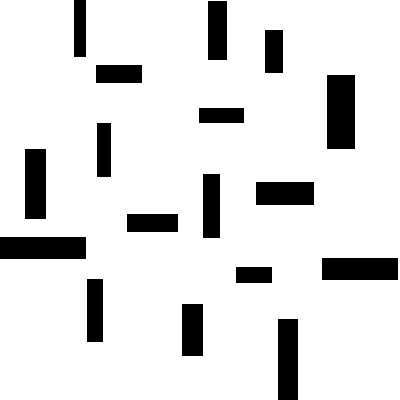
#> input picture map_test.png, 400 x 400 px, found by its file name
$ python 'code .py'
#> lines starting #> are read from the running program, lines starting #| are printed output that depends on the picture; after the words box and inside, x2 and y2 are one past the last pixel; in counts of white or black regions, pixels touching at a corner belong together

import ompl.base as ob
import ompl.geometric as og
import math
import matplotlib.pyplot as plt
import numpy as np
from PIL import Image

# Step 1: Define the Euclidean heuristic function
def euclidean_heuristic(node1, node2):
    """Compute Euclidean distance between two nodes."""
    return math.sqrt((node1[0] - node2[0])**2 + (node1[1] - node2[1])**2)

# Step 2: Load the map image and prepare for state validity checking
def load_map(filepath):
    """Load a map image and convert it into an occupancy grid."""
#> called with filepath = '/home/salmaaldhanhani/ompl/map_test.png'
    img = Image.open(filepath).convert('L')  # Convert to grayscale
#> img: PIL image 400x400 L; 87.8% white; 17 black regions, largest, box (x1, y1, x2, y2) and area: (327, 75, 355, 149) 2072, (0, 237, 86, 259) 1892, (322, 258, 398, 280) 1672
    img = img.resize((100, 100))  # Resize the map for faster processing
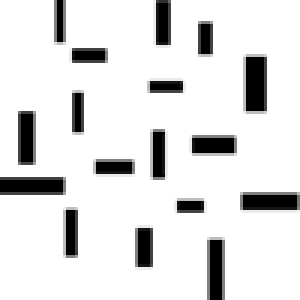
#> img: PIL image 100x100 L (shown 3 times larger); min 0, max 255, mean 223.8
    map_array = np.array(img)
    # Normalize values: 0 (black) as obstacles, 255 (white) as free space
    map_array = np.where(map_array < 128, 0, 1)  # Set a threshold for obstacles
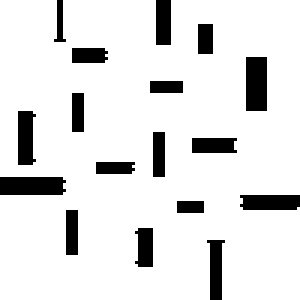
#> map_array: shape (100, 100) int64 (shown 3 times larger); values 0 (black) and 1 (white), 88.2% white; 17 black regions, largest, box (x1, y1, x2, y2) and area: (0, 59, 22, 65) 128, (82, 19, 89, 37) 126, (80, 65, 100, 70) 96
    return map_array

def isStateValid(state, map_array):
    """Check if the given state is in a free space based on the map."""
    x = int(state[0] * (map_array.shape[1] - 1))  # Scale state to image size
    y = int(state[1] * (map_array.shape[0] - 1))

    # Check if the state is within a valid area (free space)
    return map_array[y, x] == 1

# Step 3: Setting up the 2D environment with BIT*
def plan_2d_with_map():
    # Load the map for obstacle checking
    map_filepath = '/home/salmaaldhanhani/ompl/map_test.png'
    map_array = load_map(map_filepath)

    # Define a 2D space
    space = ob.RealVectorStateSpace(2)

    # Set bounds for the space
    bounds = ob.RealVectorBounds(2)
    bounds.setLow(0)
    bounds.setHigh(1)
    space.setBounds(bounds)

    # Define a simple start and goal state
    start = ob.State(space)
    goal = ob.State(space)
    start[0] = 0.1
    start[1] = 0.1
    goal[0] = 0.9
    goal[1] = 0.9

    # Set up the space information
    space_information = ob.SpaceInformation(space)

    # Define the state validity function using the map
    def state_checker(state):
        return isStateValid(state, map_array)

    space_information.setStateValidityChecker(ob.StateValidityCheckerFn(state_checker))

    # Define the problem with start and goal
    pdef = ob.ProblemDefinition(space_information)
    pdef.setStartAndGoalStates(start, goal)

    # Set up the BIT* planner
    planner = og.BITstar(space_information)
    planner.setProblemDefinition(pdef)
    planner.setup()

    # Try to solve the problem within 1 second
    solved = planner.solve(1.0)

    # Output the result and visualize the path
    if solved:
        print("Solution found in 2D space with map")
        path = pdef.getSolutionPath()
        print(path)

        # Extract the states (nodes) from the path for plotting
        path_states = []
        for state in path.getStates():
            x = state[0]
            y = state[1]
            path_states.append((x, y))

        # Plot the map and the path
        plot_map_with_path(map_array, path_states)
    else:
        print("No solution found in 2D space with map")

# Step 4: Visualization function to plot map and path
def plot_map_with_path(map_array, path_states):
    """Plot the map and overlay the found path."""
    plt.imshow(map_array, cmap='gray', origin='lower')

    # Unzip the path states into X and Y for plotting
    x_vals, y_vals = zip(*path_states)

    # Scale the values to fit the map size
    x_vals = [x * map_array.shape[1] for x in x_vals]
    y_vals = [y * map_array.shape[0] for y in y_vals]

    # Plot the path
    plt.plot(x_vals, y_vals, marker='o', color='red', linewidth=2, markersize=5)
    plt.title("BIT* Path on Map")
    plt.show()

# Step 5: Main function to run the planner
if __name__ == "__main__":
    print("Running BIT* in 2D with Map...")
    plan_2d_with_map()
#> (the call stopped at in plan_2d_with_map, `space = ob.RealVectorStateSpace(2)`: ompl is not available in this run)

$ run again, with elevation_map_with_different_heights.png copied over map_test.png
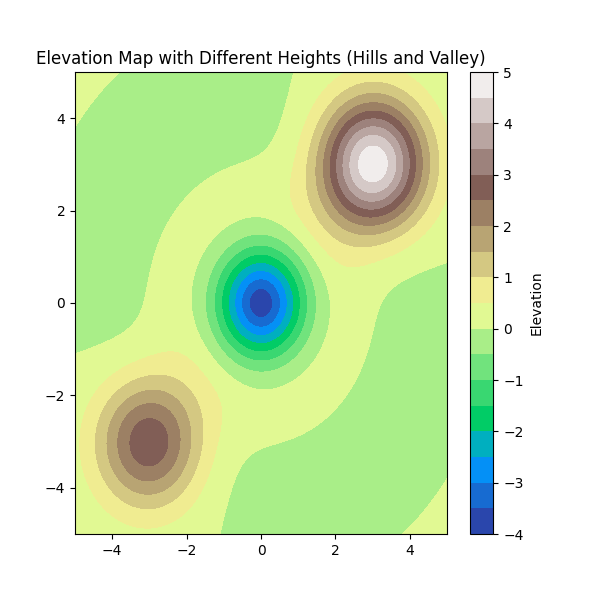
#> input picture elevation_map_with_different_heights.png, 600 x 600 px, found by its file name
#> in load_map, `img = img.resize((100, 100))`:
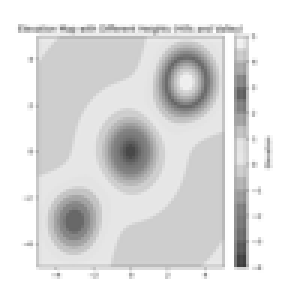
#> img: PIL image 100x100 L (shown 3 times larger); min 59, max 255, mean 223.4
#> in load_map, `map_array = np.where(map_array < 128, 0, 1)`:
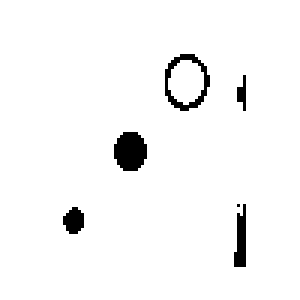
#> map_array: shape (100, 100) int64 (shown 3 times larger); values 0 (black) and 1 (white), 96.7% white; 6 black regions (1 under 20 px), largest, box (x1, y1, x2, y2) and area: (38, 44, 49, 57) 115, (55, 18, 70, 37) 87, (78, 68, 82, 89) 61, (21, 69, 28, 78) 47, (79, 25, 82, 37) 22
